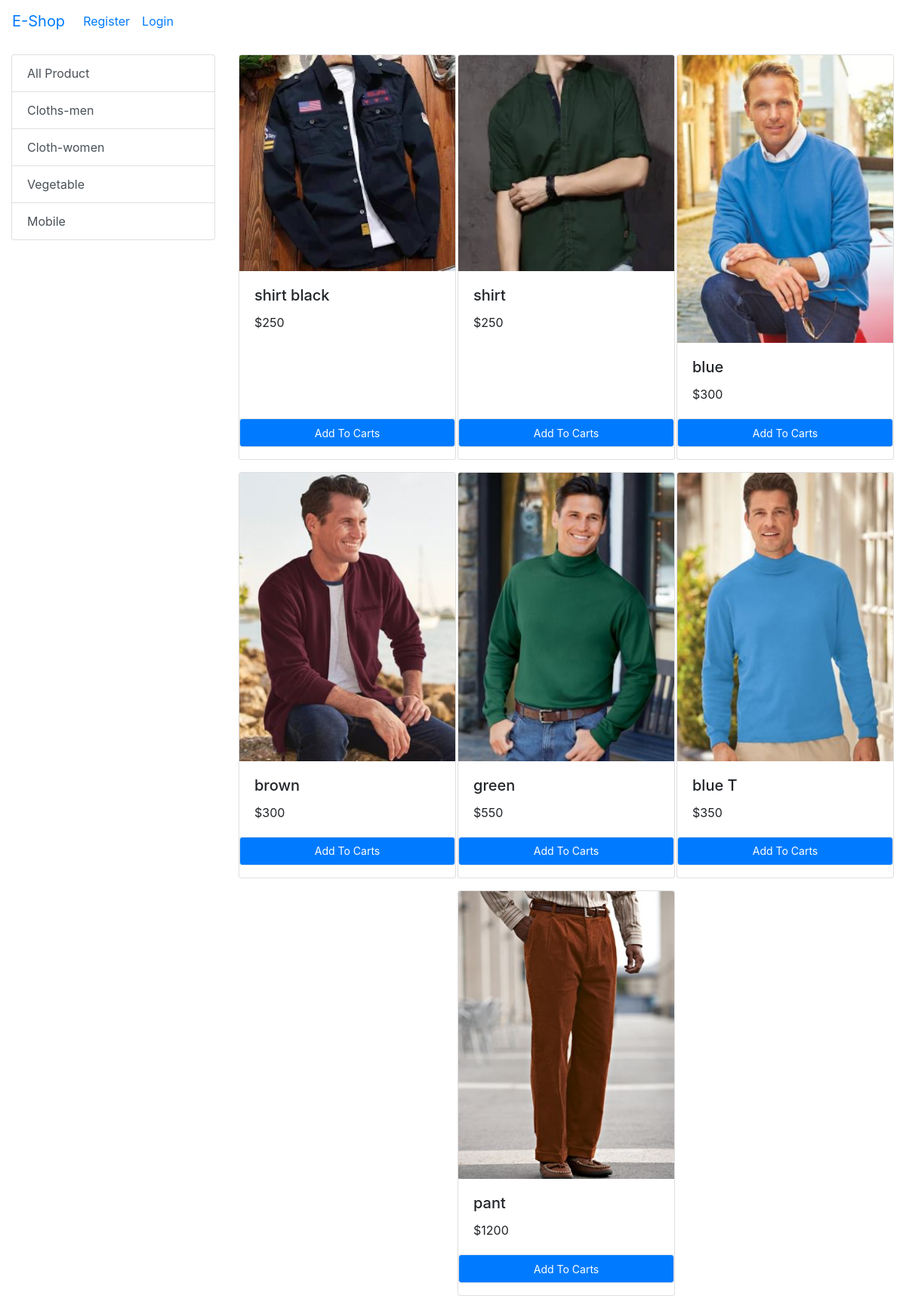
/?category=1, run on the app's committed database.
### store/models.py (models this page shows, shortened)
class Category(models.Model):
    name = models.CharField(max_length=20)
    @staticmethod
    def get_all_categories():
        return Category.objects.all()

class Product(models.Model):
    name = models.CharField(max_length=100)
    price = models.IntegerField(default=0)
    category = models.ForeignKey(Category, on_delete=models.CASCADE, default=1)
    description = models.CharField(max_length=200, default='', null=True, blank=True)
    image = models.ImageField(upload_to='products/')
    @staticmethod
    def get_all_products_by_categoryid(category_id):
        if category_id:
            return Product.objects.filter(category=category_id)
        else:
            return Product.get_all_products()

### store/views.py (the view, shortened to what this page needs)
# urls.py: path('',Index.as_view(),name='index'),
class Index(View):
    def get(self,request):
        cart = request.session.get('cart')
        if not cart:
            request.session['cart'] = {}
        categories = Category.get_all_categories()
        categoryid = request.GET.get('category')
        if categoryid:
            products = Product.get_all_products_by_categoryid(categoryid)
        else:
            products = Product.get_all_products()
        print('you are : ',
              request.session.get('email'))  # here we want to who save login. the customer save in the session
        return render(request, 'index.html', {'products': products, 'categories': categories})

### store/templatetags/cart.py (called while the page is built)
@register.filter(name='is_in_cart')
def is_in_cart(product,cart):
    keys = cart.keys()
    for id in keys:
        if int(id) == product.id:
            return True
    return False;

@register.filter(name='currency')
def currency(number):
    return '$'+str(number)

### store/templates/index.html (shortened to what this page needs)
{% extends 'base.html' %}
{% block body %}
{% load cart %}
    <div class="container-fluid mt-3">
      <div class="row">
        <div class="col-lg-3 max-auto">
          <div class="list-group">
            <a href="/" class="list-group-item list-group-item-action ">All Product</a>
            {% for category in categories%}
            <a href="/?category={{category.id}}" class="list-group-item list-group-item-action ">{{category.name}}</a>
            {% endfor %}
          </div>
        </div>
        <div id="product" class="col-lg-9 mx-auto">
          <div class="row mx-auto" >
            {% for product in products %}
            <div class="card mx-auto mb-3" id="{{product.id}}" style="width: 18rem;">
              <img src="{{product.image.url}}" class="card-img-top" alt="">
              <div class="card-body">
                <h5 class="card-title">{{ product.name}}</h5>
                <p class="card-text">{{ product.price|currency}}</p>
              </div>
              <div class="card-foter p-0 ">
                {% if product|is_in_cart:request.session.cart %}
                <div class="row no-gutters">
                  <form action="/#{{product.id}}" method="POST" class="col-2">
                    {% csrf_token %}
                    <input hidden type="text" name="product" value="{{product.id}}">
                    <input hidden type="number" name="remove" value="-1">
                    <input type="submit" class=" btn btn-block btn-secondary"  value=" - ">
                  </form>
                  <div class="text-center col">{{ product|cart_quantity:request.session.cart }} in cart</div>
                  <form action="/#{{product.id}}" method="POST" class="col-2">
                    {% csrf_token %}
                    <input hidden type="text" name="product" value="{{product.id}}">
                    <input type="submit" class=" btn btn-block btn-secondary"  value=" + ">
                  </form>
                </div>
                {% else %}
                <form action="/#{{product.id}}" method="POST" class="btn-block">
                  <input type="submit" class="btn btn-primary border btn-sm form-control" value="Add To Carts">
                </form>
                {% endif %}
            </div>
            </div>
            {% endfor %}
        </div>
        </div>
      </div>
{% endblock %}

### data on the page
Category: name "Cloths-men"
Category: name "Cloth-women"
Category: name "Vegetable"
Category: name "Mobile"
Product: {{ product.id }} 1 (drawn), image (picture), name "shirt black", price "$250"
Product: image (picture), name "shirt", price "$250"
Product: image (picture), name "blue", price "$300"
Product: image (picture), name "brown", price "$300"
Product: image (picture), name "green", price "$550"
Product: image (picture), name "blue T", price "$350"
Product: image (picture), name "pant", price "$1200"
